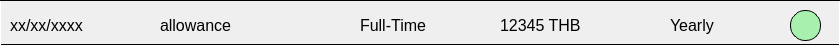
<?xml version="1.0" encoding="UTF-8"?>
<ui version="4.0">
 <class>income_form</class>
 <widget class="QWidget" name="income_form">
  <property name="geometry">
   <rect>
    <x>0</x>
    <y>0</y>
    <width>840</width>
    <height>45</height>
   </rect>
  </property>
  <property name="minimumSize">
   <size>
    <width>840</width>
    <height>45</height>
   </size>
  </property>
  <property name="maximumSize">
   <size>
    <width>840</width>
    <height>45</height>
   </size>
  </property>
  <property name="font">
   <font>
    <pointsize>12</pointsize>
   </font>
  </property>
  <property name="windowTitle">
   <string>Form</string>
  </property>
  <property name="styleSheet">
   <string notr="true">#income_form{
border: 1px solid black;
border-color: black white black white;
}</string>
  </property>
  <widget class="QLabel" name="date_label">
   <property name="geometry">
    <rect>
     <x>10</x>
     <y>10</y>
     <width>121</width>
     <height>31</height>
    </rect>
   </property>
   <property name="font">
    <font>
     <pointsize>12</pointsize>
    </font>
   </property>
   <property name="text">
    <string>xx/xx/xxxx</string>
   </property>
  </widget>
  <widget class="QLabel" name="name_label">
   <property name="geometry">
    <rect>
     <x>160</x>
     <y>10</y>
     <width>171</width>
     <height>31</height>
    </rect>
   </property>
   <property name="font">
    <font>
     <pointsize>12</pointsize>
    </font>
   </property>
   <property name="text">
    <string>allowance</string>
   </property>
  </widget>
  <widget class="QLabel" name="category_label">
   <property name="geometry">
    <rect>
     <x>360</x>
     <y>10</y>
     <width>111</width>
     <height>31</height>
    </rect>
   </property>
   <property name="font">
    <font>
     <pointsize>12</pointsize>
    </font>
   </property>
   <property name="text">
    <string>Full-Time</string>
   </property>
  </widget>
  <widget class="QLabel" name="amount_label">
   <property name="geometry">
    <rect>
     <x>500</x>
     <y>10</y>
     <width>141</width>
     <height>31</height>
    </rect>
   </property>
   <property name="font">
    <font>
     <pointsize>12</pointsize>
    </font>
   </property>
   <property name="text">
    <string>12345 THB</string>
   </property>
  </widget>
  <widget class="QLabel" name="recurrence_label">
   <property name="geometry">
    <rect>
     <x>670</x>
     <y>10</y>
     <width>101</width>
     <height>31</height>
    </rect>
   </property>
   <property name="font">
    <font>
     <pointsize>12</pointsize>
    </font>
   </property>
   <property name="text">
    <string>Yearly</string>
   </property>
  </widget>
  <widget class="QPushButton" name="option_btn">
   <property name="geometry">
    <rect>
     <x>790</x>
     <y>10</y>
     <width>31</width>
     <height>31</height>
    </rect>
   </property>
   <property name="styleSheet">
    <string notr="true">border :1px solid black;
border-radius:15px;
background-color:#A7F0AE;</string>
   </property>
   <property name="text">
    <string/>
   </property>
   <property name="icon">
    <iconset resource="resource.qrc">
     <normaloff>:/black/icon/White/more-vertical.svg</normaloff>:/black/icon/White/more-vertical.svg</iconset>
   </property>
  </widget>
 </widget>
 <resources>
  <include location="resource.qrc"/>
 </resources>
 <connections/>
</ui>
